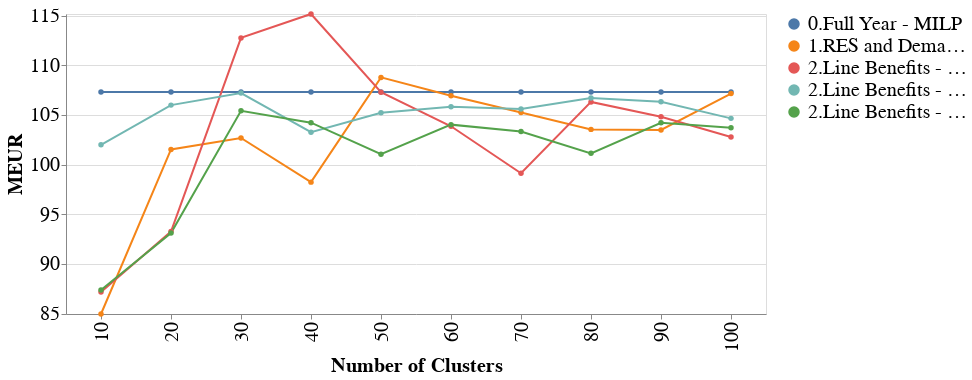

The notebook cell this image was saved under:
### Code cell
chart = alt.Chart(df).mark_line(
    point=alt.OverlayMarkDef(color="red")
).encode(
    alt.X("Category4:O").title('Number of Clusters'),
    # y=alt.Y("MEUR:Q", scale=alt.Scale(domain=[170, 185])),
    alt.Y("MEUR:Q", scale=alt.Scale(domain= [df['MEUR'].min(), df['MEUR'].max()])),
    # alt.Color("Category5").title('').legend(None),
    alt.Color("Category5").title(''),
    alt.Text("MEUR:Q", format=".0f"),
    # strokeDash='Category2',
)
# line = alt.Chart(pd.DataFrame({'-': [174.568533342985]})).mark_rule().encode(y='-')
# line = alt.Chart(pd.DataFrame({'-': [409.989891886376]})).mark_rule().encode(y='-')
# base = chart + line

# alt.layer(
#     chart.mark_bar(),
#     chart.mark_text(dy=-10)
# ).facet(
#     alt.Column("Category2:N", title=None)
# ).configure_facet(spacing=0).resolve_scale(
#   x='independent'
# )

base = chart
base.configure_legend(
    orient='right',
    gradientLength=400,
    gradientThickness=30,
    labelFontSize=20
).properties(
    width=700,
    height=300
).configure_axis(
    labelFontSize=20,
    titleFontSize=20
)
# base.save('VariableNumberOfCluster_'+CaseName_Base+'.eps')
# base.save('VariableNumberOfCluster_'+CaseName_Base+'.pdf')
# base.save('VariableNumberOfCluster_'+CaseName_Base+'.png')

### Figure 1 — Vega-Lite specification as saved in the notebook (floating-point values rounded to 4 significant figures)
{"config": {"view": {"continuousWidth": 300, "continuousHeight": 300}, "axis": {"labelFontSize": 20, "titleFontSize": 20}, "legend": {"gradientLength": 400, "gradientThickness": 30, "labelFontSize": 20, "orient": "right"}}, "data": {"name": "data-53cc05058eded87bf11d3a4cf5363edd"}, "mark": {"type": "line", "point": {"color": "red"}}, "encoding": {"color": {"field": "Category5", "title": "", "type": "nominal"}, "text": {"field": "MEUR", "format": ".0f", "type": "quantitative"}, "x": {"field": "Category4", "title": "Number of Clusters", "type": "ordinal"}, "y": {"field": "MEUR", "scale": {"domain": [84.96, 115.2]}, "type": "quantitative"}}, "height": 300, "width": 700, "$schema": "https://vega.github.io/schema/vega-lite/v5.8.0.json", "datasets": {"data-53cc05058eded87bf11d3a4cf5363edd": [{"CaseName": "A.The_full_year_MILP - RTS24", "Category1": "A", "Category2": "0.Full Year", "Category3": "MILP", "Category4": 10, "MEUR": 107.3, "Category5": "0.Full Year - MILP"}, {"CaseName": "A.The_full_year_MILP - RTS24", "Category1": "A", "Category2": "0.Full Year", "Category3": "MILP", "Category4": 20, "MEUR": 107.3, "Category5": "0.Full Year - MILP"}, {"CaseName": "A.The_full_year_MILP - RTS24", "Category1": "A", "Category2": "0.Full Year", "Category3": "MILP", "Category4": 30, "MEUR": 107.3, "Category5": "0.Full Year - MILP"}, {"CaseName": "A.The_full_year_MILP - RTS24", "Category1": "A", "Category2": "0.Full Year", "Category3": "MILP", "Category4": 40, "MEUR": 107.3, "Category5": "0.Full Year - MILP"}, {"CaseName": "A.The_full_year_MILP - RTS24", "Category1": "A", "Category2": "0.Full Year", "Category3": "MILP", "Category4": 50, "MEUR": 107.3, "Category5": "0.Full Year - MILP"}, {"CaseName": "A.The_full_year_MILP - RTS24", "Category1": "A", "Category2": "0.Full Year", "Category3": "MILP", "Category4": 60, "MEUR": 107.3, "Category5": "0.Full Year - MILP"}, {"CaseName": "A.The_full_year_MILP - RTS24", "Category1": "A", "Category2": "0.Full Year", "Category3": "MILP", "Category4": 70, "MEUR": 107.3, "Category5": "0.Full Year - MILP"}, {"CaseName": "A.The_full_year_MILP - RTS24", "Category1": "A", "Category2": "0.Full Year", "Category3": "MILP", "Category4": 80, "MEUR": 107.3, "Category5": "0.Full Year - MILP"}, {"CaseName": "A.The_full_year_MILP - RTS24", "Category1": "A", "Category2": "0.Full Year", "Category3": "MILP", "Category4": 90, "MEUR": 107.3, "Category5": "0.Full Year - MILP"}, {"CaseName": "A.The_full_year_MILP - RTS24", "Category1": "A", "Category2": "0.Full Year", "Category3": "MILP", "Category4": 100, "MEUR": 107.3, "Category5": "0.Full Year - MILP"}, {"CaseName": "D.Representative_days_based_on_RES_and_Demand - RTS24_ByStages_nc10", "Category1": "Representative Days", "Category2": "1.RES and Demand", "Category3": "1.OptModel", "Category4": 10, "MEUR": 84.96, "Category5": "1.RES and Demand - 1.OptModel"}, {"CaseName": "D.Representative_days_based_on_RES_and_Demand - RTS24_ByStages_nc100", "Category1": "Representative Days", "Category2": "1.RES and Demand", "Category3": "1.OptModel", "Category4": 100, "MEUR": 107.2, "Category5": "1.RES and Demand - 1.OptModel"}, {"CaseName": "D.Representative_days_based_on_RES_and_Demand - RTS24_ByStages_nc20", "Category1": "Representative Days", "Category2": "1.RES and Demand", "Category3": "1.OptModel", "Category4": 20, "MEUR": 101.5, "Category5": "1.RES and Demand - 1.OptModel"}, {"CaseName": "D.Representative_days_based_on_RES_and_Demand - RTS24_ByStages_nc30", "Category1": "Representative Days", "Category2": "1.RES and Demand", "Category3": "1.OptModel", "Category4": 30, "MEUR": 102.7, "Category5": "1.RES and Demand - 1.OptModel"}, {"CaseName": "D.Representative_days_based_on_RES_and_Demand - RTS24_ByStages_nc40", "Category1": "Representative Days", "Category2": "1.RES and Demand", "Category3": "1.OptModel", "Category4": 40, "MEUR": 98.24, "Category5": "1.RES and Demand - 1.OptModel"}, {"CaseName": "D.Representative_days_based_on_RES_and_Demand - RTS24_ByStages_nc50", "Category1": "Representative Days", "Category2": "1.RES and Demand", "Category3": "1.OptModel", "Category4": 50, "MEUR": 108.8, "Category5": "1.RES and Demand - 1.OptModel"}, {"CaseName": "D.Representative_days_based_on_RES_and_Demand - RTS24_ByStages_nc60", "Category1": "Representative Days", "Category2": "1.RES and Demand", "Category3": "1.OptModel", "Category4": 60, "MEUR": 106.9, "Category5": "1.RES and Demand - 1.OptModel"}, {"CaseName": "D.Representative_days_based_on_RES_and_Demand - RTS24_ByStages_nc70", "Category1": "Representative Days", "Category2": "1.RES and Demand", "Category3": "1.OptModel", "Category4": 70, "MEUR": 105.2, "Category5": "1.RES and Demand - 1.OptModel"}, {"CaseName": "D.Representative_days_based_on_RES_and_Demand - RTS24_ByStages_nc80", "Category1": "Representative Days", "Category2": "1.RES and Demand", "Category3": "1.OptModel", "Category4": 80, "MEUR": 103.5, "Category5": "1.RES and Demand - 1.OptModel"}, {"CaseName": "D.Representative_days_based_on_RES_and_Demand - RTS24_ByStages_nc90", "Category1": "Representative Days", "Category2": "1.RES and Demand", "Category3": "1.OptModel", "Category4": 90, "MEUR": 103.5, "Category5": "1.RES and Demand - 1.OptModel"}, {"CaseName": "E.Representative_days_based_on_Line_Benefits_OptModel - RTS24_ByStages_nc10", "Category1": "Representative Days", "Category2": "2.Line Benefits", "Category3": "1.OptModel", "Category4": 10, "MEUR": 87.17, "Category5": "2.Line Benefits - 1.OptModel"}, {"CaseName": "E.Representative_days_based_on_Line_Benefits_OptModel - RTS24_ByStages_nc100", "Category1": "Representative Days", "Category2": "2.Line Benefits", "Category3": "1.OptModel", "Category4": 100, "MEUR": 102.8, "Category5": "2.Line Benefits - 1.OptModel"}, {"CaseName": "E.Representative_days_based_on_Line_Benefits_OptModel - RTS24_ByStages_nc20", "Category1": "Representative Days", "Category2": "2.Line Benefits", "Category3": "1.OptModel", "Category4": 20, "MEUR": 93.26, "Category5": "2.Line Benefits - 1.OptModel"}, {"CaseName": "E.Representative_days_based_on_Line_Benefits_OptModel - RTS24_ByStages_nc30", "Category1": "Representative Days", "Category2": "2.Line Benefits", "Category3": "1.OptModel", "Category4": 30, "MEUR": 112.8, "Category5": "2.Line Benefits - 1.OptModel"}, {"CaseName": "E.Representative_days_based_on_Line_Benefits_OptModel - RTS24_ByStages_nc40", "Category1": "Representative Days", "Category2": "2.Line Benefits", "Category3": "1.OptModel", "Category4": 40, "MEUR": 115.2, "Category5": "2.Line Benefits - 1.OptModel"}, {"CaseName": "E.Representative_days_based_on_Line_Benefits_OptModel - RTS24_ByStages_nc50", "Category1": "Representative Days", "Category2": "2.Line Benefits", "Category3": "1.OptModel", "Category4": 50, "MEUR": 107.3, "Category5": "2.Line Benefits - 1.OptModel"}, {"CaseName": "E.Representative_days_based_on_Line_Benefits_OptModel - RTS24_ByStages_nc60", "Category1": "Representative Days", "Category2": "2.Line Benefits", "Category3": "1.OptModel", "Category4": 60, "MEUR": 103.9, "Category5": "2.Line Benefits - 1.OptModel"}, {"CaseName": "E.Representative_days_based_on_Line_Benefits_OptModel - RTS24_ByStages_nc70", "Category1": "Representative Days", "Category2": "2.Line Benefits", "Category3": "1.OptModel", "Category4": 70, "MEUR": 99.13, "Category5": "2.Line Benefits - 1.OptModel"}, {"CaseName": "E.Representative_days_based_on_Line_Benefits_OptModel - RTS24_ByStages_nc80", "Category1": "Representative Days", "Category2": "2.Line Benefits", "Category3": "1.OptModel", "Category4": 80, "MEUR": 106.3, "Category5": "2.Line Benefits - 1.OptModel"}, {"CaseName": "E.Representative_days_based_on_Line_Benefits_OptModel - RTS24_ByStages_nc90", "Category1": "Representative Days", "Category2": "2.Line Benefits", "Category3": "1.OptModel", "Category4": 90, "MEUR": 104.8, "Category5": "2.Line Benefits - 1.OptModel"}, {"CaseName": "F.Representative_days_based_on_Line_Benefit_NN_OC_fy_1 - RTS24_ByStages_nc10", "Category1": "Representative Days", "Category2": "2.Line Benefits", "Category3": "2.NN_OC_fy_1", "Category4": 10, "MEUR": 102.0, "Category5": "2.Line Benefits - 2.NN_OC_fy_1"}, {"CaseName": "F.Representative_days_based_on_Line_Benefit_NN_OC_fy_1 - RTS24_ByStages_nc100", "Category1": "Representative Days", "Category2": "2.Line Benefits", "Category3": "2.NN_OC_fy_1", "Category4": 100, "MEUR": 104.7, "Category5": "2.Line Benefits - 2.NN_OC_fy_1"}, {"CaseName": "F.Representative_days_based_on_Line_Benefit_NN_OC_fy_1 - RTS24_ByStages_nc20", "Category1": "Representative Days", "Category2": "2.Line Benefits", "Category3": "2.NN_OC_fy_1", "Category4": 20, "MEUR": 106.0, "Category5": "2.Line Benefits - 2.NN_OC_fy_1"}, {"CaseName": "F.Representative_days_based_on_Line_Benefit_NN_OC_fy_1 - RTS24_ByStages_nc30", "Category1": "Representative Days", "Category2": "2.Line Benefits", "Category3": "2.NN_OC_fy_1", "Category4": 30, "MEUR": 107.2, "Category5": "2.Line Benefits - 2.NN_OC_fy_1"}, {"CaseName": "F.Representative_days_based_on_Line_Benefit_NN_OC_fy_1 - RTS24_ByStages_nc40", "Category1": "Representative Days", "Category2": "2.Line Benefits", "Category3": "2.NN_OC_fy_1", "Category4": 40, "MEUR": 103.3, "Category5": "2.Line Benefits - 2.NN_OC_fy_1"}, {"CaseName": "F.Representative_days_based_on_Line_Benefit_NN_OC_fy_1 - RTS24_ByStages_nc50", "Category1": "Representative Days", "Category2": "2.Line Benefits", "Category3": "2.NN_OC_fy_1", "Category4": 50, "MEUR": 105.2, "Category5": "2.Line Benefits - 2.NN_OC_fy_1"}, {"CaseName": "F.Representative_days_based_on_Line_Benefit_NN_OC_fy_1 - RTS24_ByStages_nc60", "Category1": "Representative Days", "Category2": "2.Line Benefits", "Category3": "2.NN_OC_fy_1", "Category4": 60, "MEUR": 105.8, "Category5": "2.Line Benefits - 2.NN_OC_fy_1"}, {"CaseName": "F.Representative_days_based_on_Line_Benefit_NN_OC_fy_1 - RTS24_ByStages_nc70", "Category1": "Representative Days", "Category2": "2.Line Benefits", "Category3": "2.NN_OC_fy_1", "Category4": 70, "MEUR": 105.6, "Category5": "2.Line Benefits - 2.NN_OC_fy_1"}, {"CaseName": "F.Representative_days_based_on_Line_Benefit_NN_OC_fy_1 - RTS24_ByStages_nc80", "Category1": "Representative Days", "Category2": "2.Line Benefits", "Category3": "2.NN_OC_fy_1", "Category4": 80, "MEUR": 106.7, "Category5": "2.Line Benefits - 2.NN_OC_fy_1"}, {"CaseName": "F.Representative_days_based_on_Line_Benefit_NN_OC_fy_1 - RTS24_ByStages_nc90", "Category1": "Representative Days", "Category2": "2.Line Benefits", "Category3": "2.NN_OC_fy_1", "Category4": 90, "MEUR": 106.3, "Category5": "2.Line Benefits - 2.NN_OC_fy_1"}, {"CaseName": "G.Representative_days_based_on_Line_Benefit_NN_OC_fy_2 - RTS24_ByStages_nc10", "Category1": "Representative Days", "Category2": "2.Line Benefits", "Category3": "3.NN_OC_fy_2", "Category4": 10, "MEUR": 87.38, "Category5": "2.Line Benefits - 3.NN_OC_fy_2"}, {"CaseName": "G.Representative_days_based_on_Line_Benefit_NN_OC_fy_2 - RTS24_ByStages_nc100", "Category1": "Representative Days", "Category2": "2.Line Benefits", "Category3": "3.NN_OC_fy_2", "Category4": 100, "MEUR": 103.7, "Category5": "2.Line Benefits - 3.NN_OC_fy_2"}, {"CaseName": "G.Representative_days_based_on_Line_Benefit_NN_OC_fy_2 - RTS24_ByStages_nc20", "Category1": "Representative Days", "Category2": "2.Line Benefits", "Category3": "3.NN_OC_fy_2", "Category4": 20, "MEUR": 93.11, "Category5": "2.Line Benefits - 3.NN_OC_fy_2"}, {"CaseName": "G.Representative_days_based_on_Line_Benefit_NN_OC_fy_2 - RTS24_ByStages_nc30", "Category1": "Representative Days", "Category2": "2.Line Benefits", "Category3": "3.NN_OC_fy_2", "Category4": 30, "MEUR": 105.4, "Category5": "2.Line Benefits - 3.NN_OC_fy_2"}, {"CaseName": "G.Representative_days_based_on_Line_Benefit_NN_OC_fy_2 - RTS24_ByStages_nc40", "Category1": "Representative Days", "Category2": "2.Line Benefits", "Category3": "3.NN_OC_fy_2", "Category4": 40, "MEUR": 104.2, "Category5": "2.Line Benefits - 3.NN_OC_fy_2"}, {"CaseName": "G.Representative_days_based_on_Line_Benefit_NN_OC_fy_2 - RTS24_ByStages_nc50", "Category1": "Representative Days", "Category2": "2.Line Benefits", "Category3": "3.NN_OC_fy_2", "Category4": 50, "MEUR": 101.0, "Category5": "2.Line Benefits - 3.NN_OC_fy_2"}, {"CaseName": "G.Representative_days_based_on_Line_Benefit_NN_OC_fy_2 - RTS24_ByStages_nc60", "Category1": "Representative Days", "Category2": "2.Line Benefits", "Category3": "3.NN_OC_fy_2", "Category4": 60, "MEUR": 104.0, "Category5": "2.Line Benefits - 3.NN_OC_fy_2"}, {"CaseName": "G.Representative_days_based_on_Line_Benefit_NN_OC_fy_2 - RTS24_ByStages_nc70", "Category1": "Representative Days", "Category2": "2.Line Benefits", "Category3": "3.NN_OC_fy_2", "Category4": 70, "MEUR": 103.3, "Category5": "2.Line Benefits - 3.NN_OC_fy_2"}, {"CaseName": "G.Representative_days_based_on_Line_Benefit_NN_OC_fy_2 - RTS24_ByStages_nc80", "Category1": "Representative Days", "Category2": "2.Line Benefits", "Category3": "3.NN_OC_fy_2", "Category4": 80, "MEUR": 101.1, "Category5": "2.Line Benefits - 3.NN_OC_fy_2"}, {"CaseName": "G.Representative_days_based_on_Line_Benefit_NN_OC_fy_2 - RTS24_ByStages_nc90", "Category1": "Representative Days", "Category2": "2.Line Benefits", "Category3": "3.NN_OC_fy_2", "Category4": 90, "MEUR": 104.2, "Category5": "2.Line Benefits - 3.NN_OC_fy_2"}]}}
